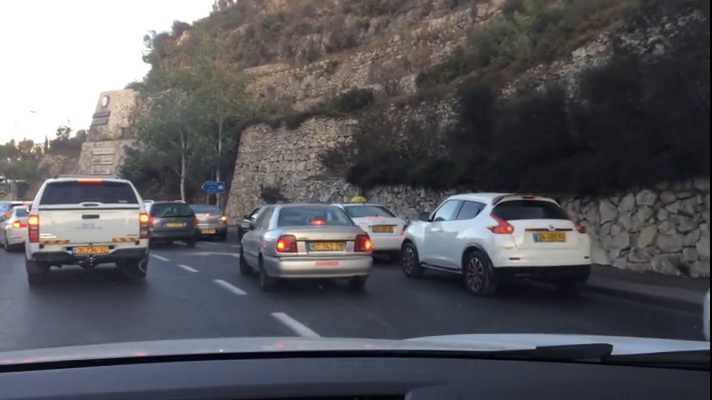
#> input picture frame 120 of python/video2.mp4, 712 x 400 px, given in place of cap1.mkv, which was not available
$ python alineamiento_videos.py
#> lines starting #> are read from the running program, lines starting #| are printed output that depends on the picture; pictures that were not available may be replaced by others from this repository, and a replacement may not be noted
#> in create_real_time_panorama, frame1 is the input picture: shape (400, 712, 3); mean B, G, R 94.6, 89.9, 90.4
import cv2
import numpy as np


# Función para calcular la homografía utilizando SIFT
def calculate_homography(img1, img2):
    # Convertir las imágenes a escala de grises
    gray1 = cv2.cvtColor(img1, cv2.COLOR_BGR2GRAY)
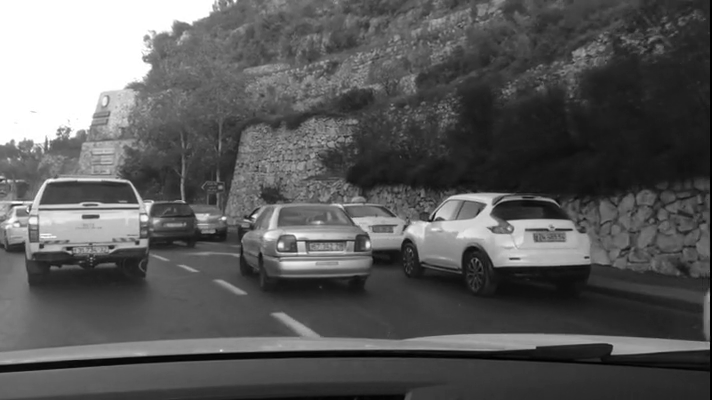
#> gray1: shape (400, 712); min 0, max 255, mean 90.5
    gray2 = cv2.cvtColor(img2, cv2.COLOR_BGR2GRAY)

    # Detectar características usando SIFT
    sift = cv2.SIFT_create()
    kp1, des1 = sift.detectAndCompute(gray1, None)
#> kp1 = 1468 keypoints; strongest (x, y, size): (281, 245, 3.8), (224, 218, 2.5), (255, 216, 3.1), (368, 245, 3.6)
    kp2, des2 = sift.detectAndCompute(gray2, None)
#> kp2 has the same summary as kp1

    # Emparejar características entre las dos imágenes
    bf = cv2.BFMatcher(cv2.NORM_L2, crossCheck=True)
    matches = bf.match(des1, des2)
#> matches = 1468 matches
    matches = sorted(matches, key=lambda x: x.distance)

    # Extraer los puntos de las características emparejadas
    src_pts = np.float32([kp1[m.queryIdx].pt for m in matches]).reshape(-1, 1, 2)
#> src_pts = 1468 rows, first 8: [2.58, 184.4], [3.19, 242.2], [3.32, 143.5], [3.44, 181.3], [3.44, 181.3], [4.88, 231.1], [5.58, 194.7], [6.81, 241.7]
    dst_pts = np.float32([kp2[m.trainIdx].pt for m in matches]).reshape(-1, 1, 2)
#> dst_pts has the same summary as src_pts

    # Estimar la homografía
    H, _ = cv2.findHomography(dst_pts, src_pts, cv2.RANSAC, 5.0)
#> H = [[1, 2.43e-15, -2.91e-13], [-3.95e-16, 1, 9.89e-14], [-2.43e-18, 6.37e-18, 1]]
    return H

# Función para crear una panorámica en tiempo real
def create_real_time_panorama(video_path1, video_path2):
    cap1 = cv2.VideoCapture(video_path1)
    cap2 = cv2.VideoCapture(video_path2)

    # Leer el primer frame de cada video para calcular la homografía
    ret1, frame1 = cap1.read()
    ret2, frame2 = cap2.read()
    if not ret1 or not ret2:
        print("Error al leer los videos.")
        return

    # Calcular la homografía
    H = calculate_homography(frame1, frame2)

    # Dimensiones de los frames
    h1, w1, _ = frame1.shape
#> h1 = 400; w1 = 712
    h2, w2, _ = frame2.shape
#> h2 = 400; w2 = 712

    # Crear una ventana para mostrar la panorámica
    panorama_width = w1 + w2
#> panorama_width = 1424
    panorama_height = max(h1, h2)
#> panorama_height = 400
    cv2.namedWindow("Panorámica en Tiempo Real", cv2.WINDOW_NORMAL)

    while cap1.isOpened() and cap2.isOpened():
        ret1, frame1 = cap1.read()
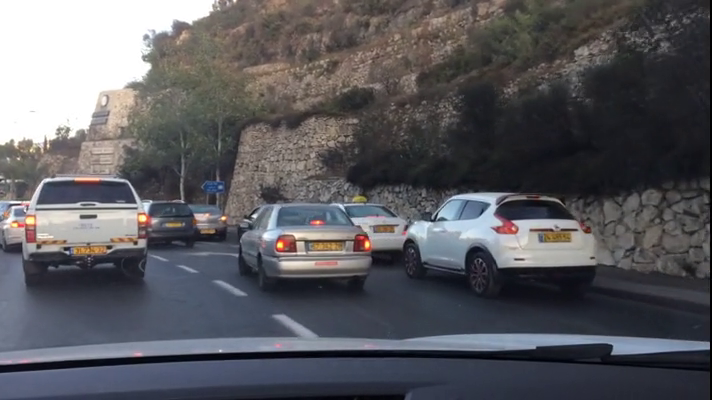
#> input picture frame 121 of python/video2.mp4, 712 x 400 px, given in place of cap1.mkv, which was not available
#> frame1 is the input picture: shape (400, 712, 3); mean B, G, R 94.3, 89.7, 90.2
        ret2, frame2 = cap2.read()
        if not ret1 or not ret2:
            break

        # Aplicar la homografía para alinear los frames
        panorama = cv2.warpPerspective(frame2, H, (panorama_width, panorama_height))
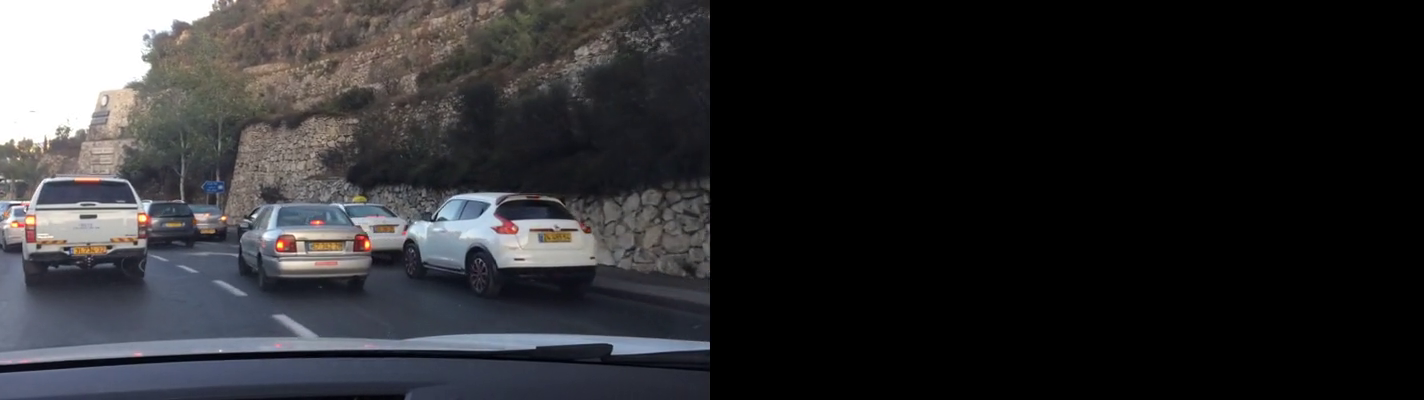
#> panorama: shape (400, 1424, 3); mean B, G, R 47.2, 44.9, 45.1
        panorama[0:h1, 0:w1] = frame1

        # Mostrar la panorámica en la misma ventana
        cv2.imshow("Panorámica en Tiempo Real", panorama)
        if cv2.waitKey(30) & 0xFF == ord('q'):
#> (key q is pressed here)
            break

    cap1.release()
    cap2.release()
    cv2.destroyAllWindows()

# Rutas de los videos
video_path1 = "/media/sf_sharedVBOX/yolov5-opencv-cpp-python-main/python/cap1.mkv"
video_path2 = "/media/sf_sharedVBOX/yolov5-opencv-cpp-python-main/python/cap2.mkv"

# Crear la panorámica en tiempo real
create_real_time_panorama(video_path1, video_path2)

$ run again, starting later in the video
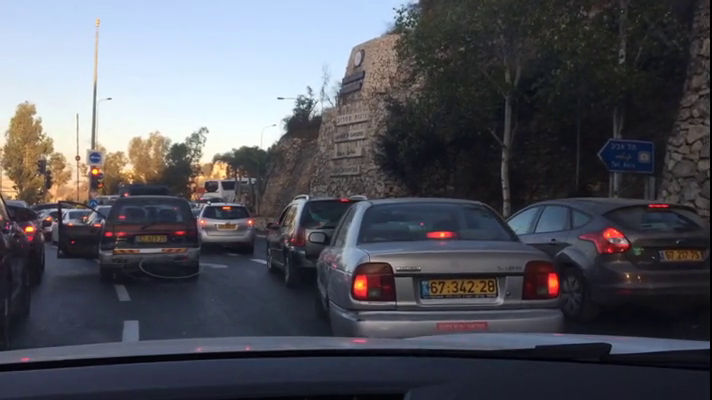
#> input picture frame 542 of python/video2.mp4, 712 x 400 px, given in place of cap1.mkv, which was not available
#> in create_real_time_panorama, frame1 is the input picture: shape (400, 712, 3); mean B, G, R 92.3, 84.1, 83.1
#> kp1 = 1308 keypoints; strongest (x, y, size): (29, 229, 4.2), (95, 172, 3.1), (78, 158, 3.5), (250, 222, 2)
#> kp2 has the same summary as kp1
#> matches = 1308 matches
#> src_pts = 1308 rows, first 8: [2.6, 193.9], [2.91, 152.5], [2.98, 183.9], [3.41, 207.9], [3.89, 171.3], [4.39, 235.9], [4.39, 235.9], [4.96, 224.7]
#> dst_pts has the same summary as src_pts
#> in calculate_homography, `H, _ = cv2.findHomography(dst_pts, src_pts, cv2.RANSAC, 5.0)`: H = [[1, 1.34e-15, -4.29e-13], [3.26e-16, 1, -3.27e-13], [1.44e-18, 3.01e-18, 1]]
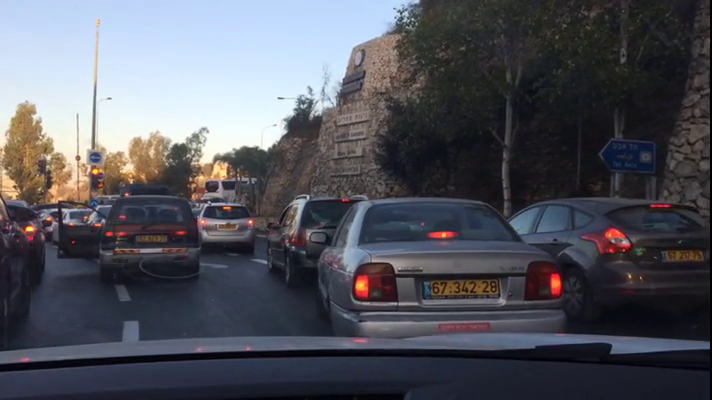
#> input picture frame 543 of python/video2.mp4, 712 x 400 px, given in place of cap1.mkv, which was not available
#> in create_real_time_panorama, frame1 is the input picture: shape (400, 712, 3); mean B, G, R 92.3, 84.1, 83.1
#> in create_real_time_panorama, `panorama = cv2.warpPerspective(frame2, H, (panorama_width, panorama_he..`:
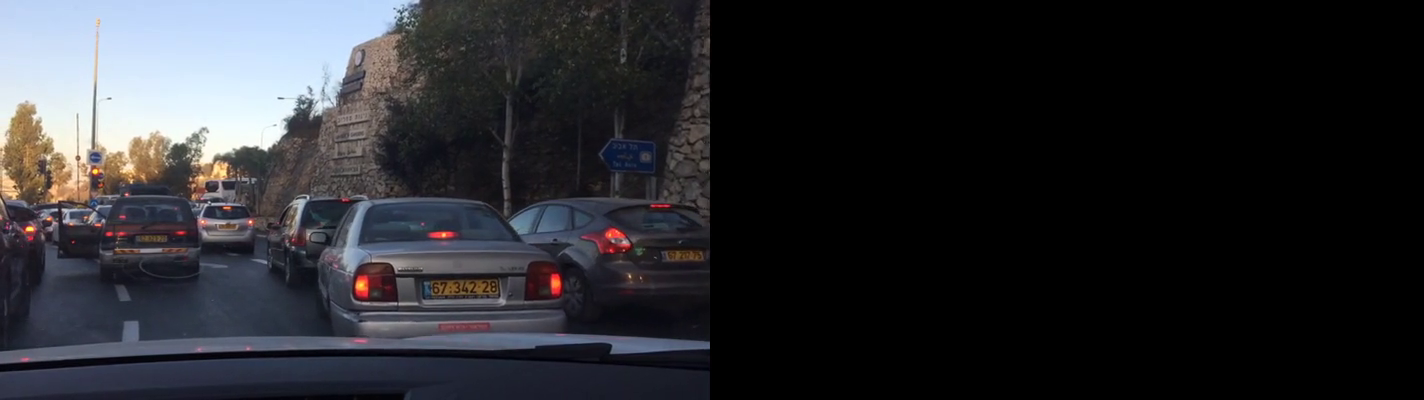
#> panorama: shape (400, 1424, 3); mean B, G, R 46.2, 42.1, 41.5

$ run again, starting later in the video
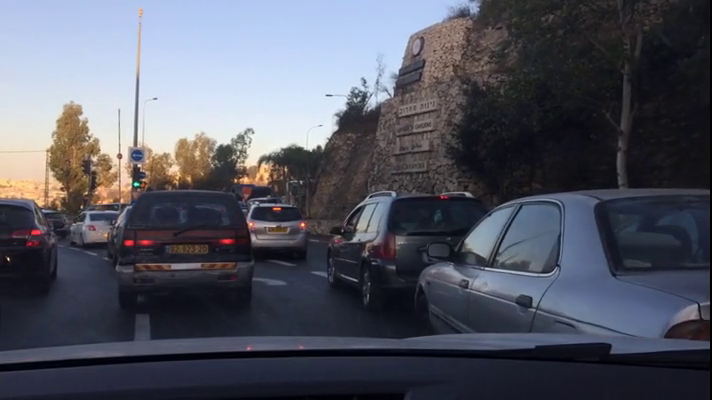
#> input picture frame 964 of python/video2.mp4, 712 x 400 px, given in place of cap1.mkv, which was not available
#> in create_real_time_panorama, frame1 is the input picture: shape (400, 712, 3); mean B, G, R 97, 85.5, 83.3
#> kp1 = 1074 keypoints; strongest (x, y, size): (136, 184, 2.5), (120, 156, 3.7), (303, 225, 2.1), (139, 165, 2.1)
#> kp2 has the same summary as kp1
#> matches = 1074 matches
#> src_pts = 1074 rows, first 8: [7.75, 182], [14.12, 236.5], [18.24, 195.5], [22.21, 198.6], [23.75, 196.5], [24.63, 241], [27.72, 195.9], [29.27, 210.4]
#> dst_pts has the same summary as src_pts
#> in calculate_homography, `H, _ = cv2.findHomography(dst_pts, src_pts, cv2.RANSAC, 5.0)`: H = [[1, -2.05e-15, 1.14e-12], [-2.61e-15, 1, 1.14e-12], [-1.26e-17, -1.77e-18, 1]]
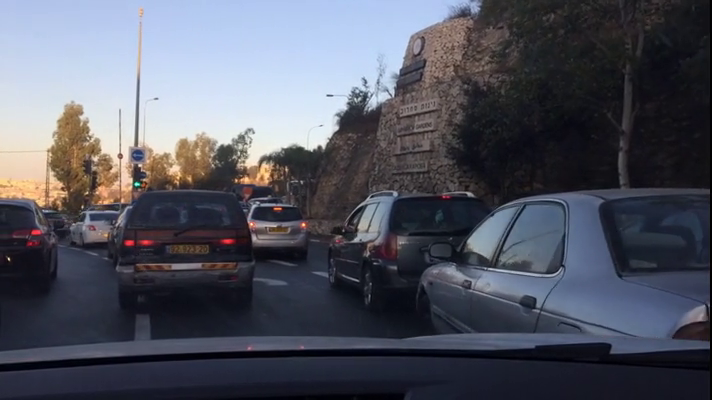
#> input picture frame 965 of python/video2.mp4, 712 x 400 px, given in place of cap1.mkv, which was not available
#> in create_real_time_panorama, frame1 is the input picture: shape (400, 712, 3); mean B, G, R 96.2, 84.8, 82.5
#> in create_real_time_panorama, `panorama = cv2.warpPerspective(frame2, H, (panorama_width, panorama_he..`:
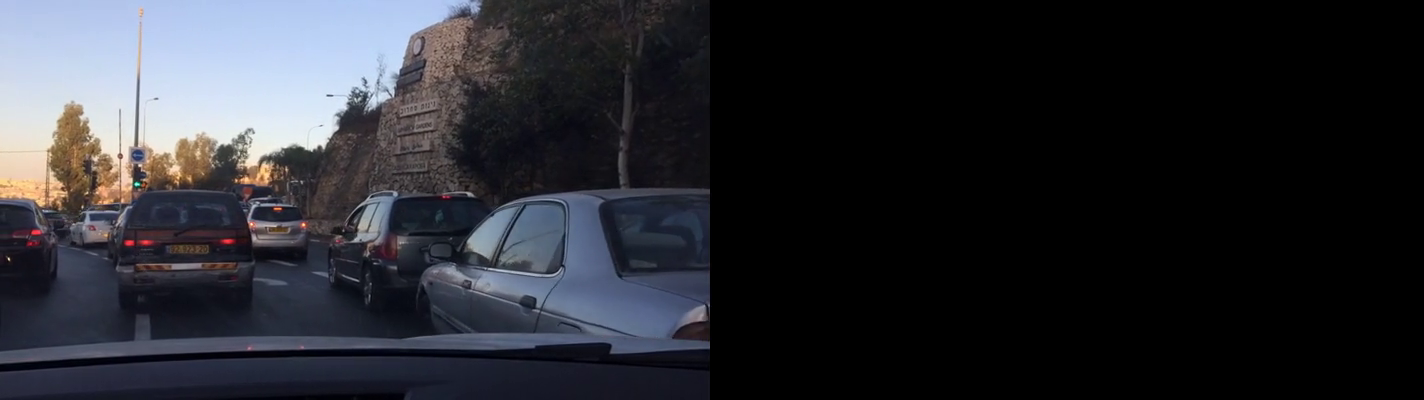
#> panorama: shape (400, 1424, 3); mean B, G, R 48.1, 42.4, 41.2
